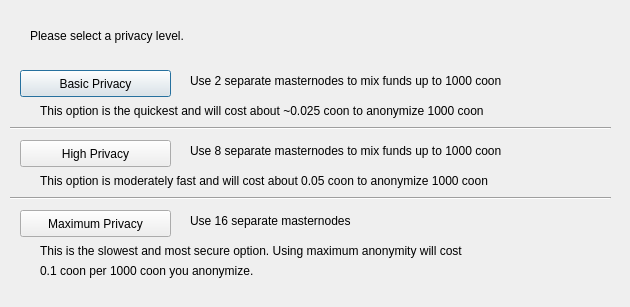
<?xml version="1.0" encoding="UTF-8"?>
<ui version="4.0">
 <class>DarksendConfig</class>
 <widget class="QDialog" name="DarksendConfig">
  <property name="geometry">
   <rect>
    <x>0</x>
    <y>0</y>
    <width>630</width>
    <height>307</height>
   </rect>
  </property>
  <property name="windowTitle">
   <string>Configure Darksend</string>
  </property>
  <widget class="QPushButton" name="buttonBasic">
   <property name="geometry">
    <rect>
     <x>20</x>
     <y>70</y>
     <width>151</width>
     <height>27</height>
    </rect>
   </property>
   <property name="text">
    <string>Basic Privacy</string>
   </property>
  </widget>
  <widget class="QPushButton" name="buttonHigh">
   <property name="geometry">
    <rect>
     <x>20</x>
     <y>140</y>
     <width>151</width>
     <height>27</height>
    </rect>
   </property>
   <property name="text">
    <string>High Privacy</string>
   </property>
  </widget>
  <widget class="QPushButton" name="buttonMax">
   <property name="geometry">
    <rect>
     <x>20</x>
     <y>210</y>
     <width>151</width>
     <height>27</height>
    </rect>
   </property>
   <property name="text">
    <string>Maximum Privacy</string>
   </property>
  </widget>
  <widget class="QLabel" name="label">
   <property name="geometry">
    <rect>
     <x>30</x>
     <y>20</y>
     <width>571</width>
     <height>31</height>
    </rect>
   </property>
   <property name="text">
    <string>Please select a privacy level.</string>
   </property>
  </widget>
  <widget class="QLabel" name="label_2">
   <property name="geometry">
    <rect>
     <x>190</x>
     <y>70</y>
     <width>421</width>
     <height>21</height>
    </rect>
   </property>
   <property name="text">
    <string>Use 2 separate masternodes to mix funds up to 1000 coon</string>
   </property>
  </widget>
  <widget class="QLabel" name="label_3">
   <property name="geometry">
    <rect>
     <x>190</x>
     <y>140</y>
     <width>411</width>
     <height>21</height>
    </rect>
   </property>
   <property name="text">
    <string>Use 8 separate masternodes to mix funds up to 1000 coon</string>
   </property>
  </widget>
  <widget class="QLabel" name="label_4">
   <property name="geometry">
    <rect>
     <x>190</x>
     <y>210</y>
     <width>421</width>
     <height>21</height>
    </rect>
   </property>
   <property name="text">
    <string>Use 16 separate masternodes</string>
   </property>
  </widget>
  <widget class="QLabel" name="label_6">
   <property name="geometry">
    <rect>
     <x>40</x>
     <y>100</y>
     <width>561</width>
     <height>21</height>
    </rect>
   </property>
   <property name="text">
    <string>This option is the quickest and will cost about ~0.025 coon to anonymize 1000 coon</string>
   </property>
  </widget>
  <widget class="QLabel" name="label_7">
   <property name="geometry">
    <rect>
     <x>40</x>
     <y>170</y>
     <width>561</width>
     <height>21</height>
    </rect>
   </property>
   <property name="text">
    <string>This option is moderately fast and will cost about 0.05 coon to anonymize 1000 coon</string>
   </property>
  </widget>
  <widget class="QLabel" name="label_8">
   <property name="geometry">
    <rect>
     <x>40</x>
     <y>240</y>
     <width>561</width>
     <height>21</height>
    </rect>
   </property>
   <property name="text">
    <string>This is the slowest and most secure option. Using maximum anonymity will cost</string>
   </property>
  </widget>
  <widget class="QLabel" name="label_9">
   <property name="geometry">
    <rect>
     <x>40</x>
     <y>260</y>
     <width>561</width>
     <height>21</height>
    </rect>
   </property>
   <property name="text">
    <string>0.1 coon per 1000 coon you anonymize.</string>
   </property>
  </widget>
  <widget class="Line" name="line">
   <property name="geometry">
    <rect>
     <x>10</x>
     <y>120</y>
     <width>601</width>
     <height>16</height>
    </rect>
   </property>
   <property name="orientation">
    <enum>Qt::Horizontal</enum>
   </property>
  </widget>
  <widget class="Line" name="line_2">
   <property name="geometry">
    <rect>
     <x>10</x>
     <y>190</y>
     <width>601</width>
     <height>16</height>
    </rect>
   </property>
   <property name="orientation">
    <enum>Qt::Horizontal</enum>
   </property>
  </widget>
 </widget>
 <resources/>
 <connections/>
</ui>
